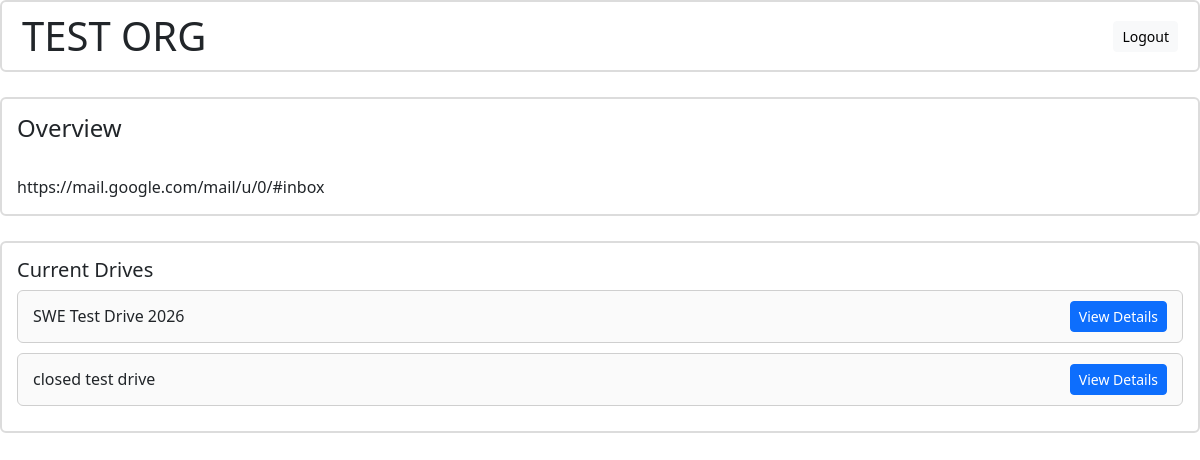
The app's page /student/5/2/drives (signed in), older data.
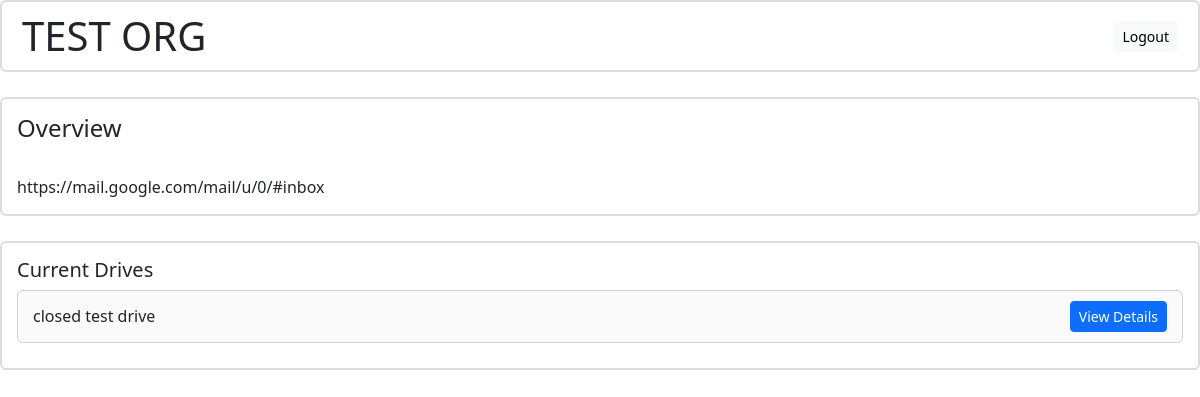
The same page, newer data.
### placementportalcode/models.py (models this page shows)
class PlacementDrive(db.Model):
    __tablename__ = "placement_drive"
    drive_id=db.Column(db.Integer,primary_key=True)
    drive_name = db.Column(db.String(100), nullable=False)
    company_id=db.Column(
        db.Integer,
        db.ForeignKey("company.company_id"),
        nullable=False,
    )
    job_title=db.Column(db.String(100),nullable=False)
    job_desc=db.Column(db.String(1000),nullable=False)
    eligibility_criteria=db.Column(db.String(500),nullable=False)
    status=db.Column(db.String(20)
                     ,default=DriveApprovalStatusEnum.PENDING.value
                     ,nullable=False)
    application_deadline=db.Column(db.DateTime,nullable=False)
    ctc = db.Column(
        db.String(50),
        nullable=False,
        default="Not Disclosed"
    )
    company=db.relationship(
        "Company",
        back_populates="drives"
    )
    applications=db.relationship(
        "Application",
        back_populates="drive",
        cascade="all, delete-orphan"
    )

### placementportalcode/student/routes.py (the view)
@student_bp.route('/<int:student_id>/<int:company_id>/drives',methods=[HTTPMethod.GET])
def company_drives(student_id,company_id):
    company = Company.query.get(company_id)
    if not company:
        return redirect(url_for('student.dashboard'))
    now= datetime.now()
    current_drives=PlacementDrive.query.filter(PlacementDrive.company_id==company_id,PlacementDrive.status==DriveApprovalStatusEnum.APPROVED.value, PlacementDrive.application_deadline>=now)
    rejected_applications=Application.query.filter(Application.student_id==student_id,Application.status=='rejected')
    shortlistedOrHired_applications=Application.query.filter(Application.student_id==student_id,Application.status.in_(["shortlisted", "hired"]))
    applications = Application.query.filter(Application.student_id==student_id,Application.status=='applied')
    student=User.query.get(student_id)
    rejected_application_ids={app.drive_id for app in rejected_applications}
    applied_drive_ids= {app.drive_id for app in applications}
    shortlistedOrHired_application_ids={app.drive_id for app in shortlistedOrHired_applications}
    return render_template('student/company-details.html',company=company,current_drives=current_drives,student=student,applied_drive_ids=applied_drive_ids,rejected_application_ids=rejected_application_ids,shortlistedOrHired_application_ids=shortlistedOrHired_application_ids)

### placementportalcode/templates/student/company-details.html (shortened to what this page needs)
{% extends 'base.html' %}
{% from "components/comman_table.html" import render_table %}
{% from "components/modal.html" import render_modal %}
{% from "components/button.html" import action_button %}
{% block extra_css %}
<link rel="stylesheet" href="{{ url_for('static', filename='css/admin.css') }}">
{%endblock%}
{% block content%}
<div class="header-bar d-flex justify-content-between align-items-center">
    <h1 class="mb-0">{{company.company_name}}</h1>
    <div>
        {{action_button(url_for("auth.logout"),"Logout","light")}}
    </div>
</div>
<div class="section-box">
    <h4 class="">Overview</h4>
    <br>
    <div>{{company.company_website}}</div>
</div>
<section class="section-box">
    <h5>Current Drives</h5>
    {% for drive in current_drives %}
    <section class="list-item-box">
        <div>{{drive.drive_name}}</div>
        {{ action_button(
        "#",
        "View Details",
        "primary",
        toggle="modal",
        target="#driveDetails" ~ drive.drive_id
        ) }}
    </section>
    {% endfor %}
</section>
{%endblock%}

### placementportalcode/templates/components/button.html
{% macro action_button(url, text, color="primary",toggle=None,target=None,disabled=False) %}
<a href="{{ url }}"
   class="btn btn-sm custom-btn btn-{{ color }} {% if disabled %}disabled{% endif %}"
   {% if toggle %} data-bs-toggle="{{ toggle }}" {% endif %}
   {% if target %} data-bs-target="{{ target }}" {% endif %}>
    {{ text }}
</a>
{% endmacro %}

Row changes from the older to the newer data that the page shows:
no longer on this page (row edited): PlacementDrive: drive_name "SWE Test Drive 2026", text "View Details"
